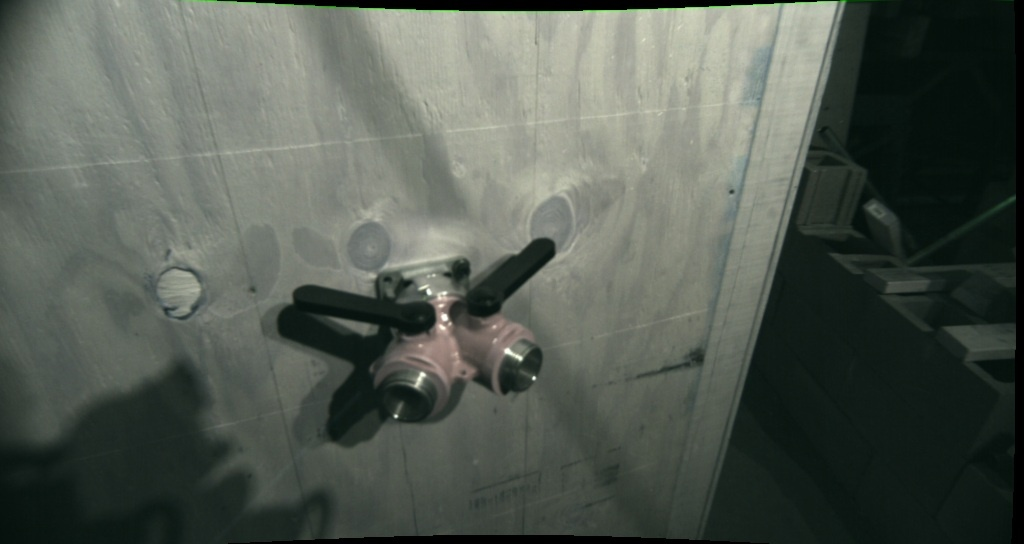
//> input picture software/config/subsystems/trials/firehose/typical_still_standpipe.jpg, 1024 x 544 px
$ ./descript ../../../../../config/subsystems/trials/firehose/typical_still_standpipe.jpg ../../../../../config/subsystems/trials/firehose/ptcloud1.png   (built with g++ and OpenCV 4)
//> lines starting //> are read from the running program, lines starting //| are printed output that depends on the picture
#include <stdio.h>
#include <iostream>
#include "opencv2/core/core.hpp"
#include "opencv2/highgui/highgui.hpp"

// For SURF
#include "opencv2/nonfree/features2d.hpp"

// For common feature2D
#include "opencv2/nonfree/features2d.hpp"


// main
int main( int argc, char** argv ) {
    cv::Mat img_1 = cv::imread( argv[1], CV_LOAD_IMAGE_GRAYSCALE );
//> img_1: 544 rows x 1024 cols, CV_8UC1; min 0, max 255, mean 87.6
    cv::Mat img_2 = cv::imread( argv[2], CV_LOAD_IMAGE_GRAYSCALE );
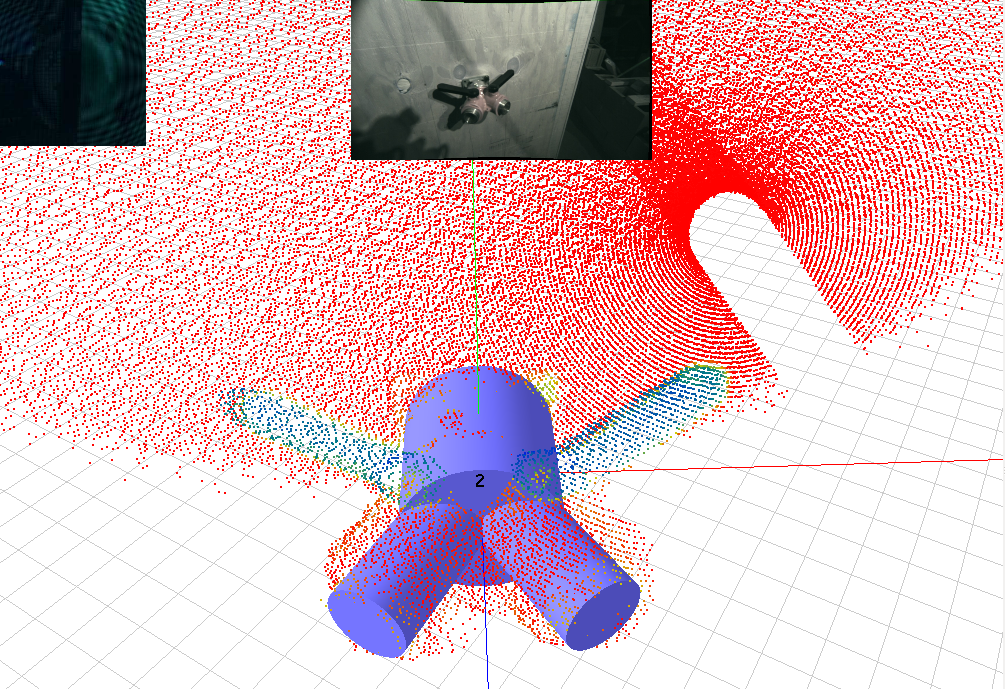
//> input picture software/config/subsystems/trials/firehose/ptcloud1.png, 1005 x 689 px
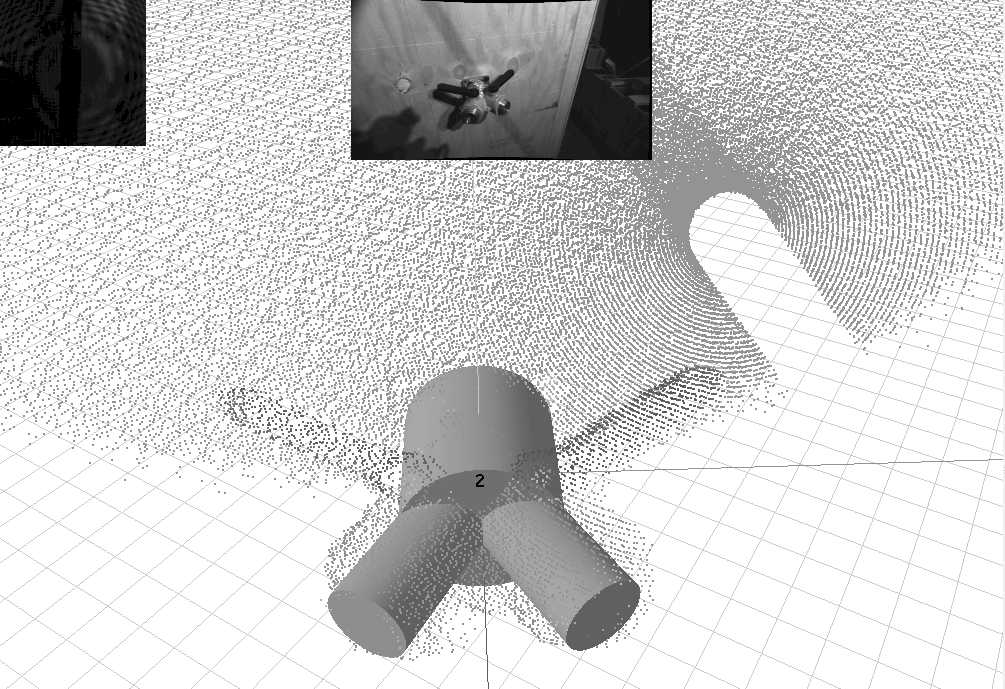
//> img_2: 689 rows x 1005 cols, CV_8UC1; min 0, max 255, mean 207.4

     if( !img_1.data || !img_2.data )
         { return -1; }

     //-- Step 1: Detect the keypoints and generate their descriptors using SURF
     int minHessian = 3550;//400;
//> (the run ends here: the program needs code that is not available in this run, at `cv::SURF surf( minHessian );`)
